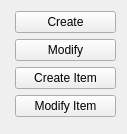
                 <widget class="QWidget" name="page_36">
                  <property name="geometry">
                   <rect>
                    <x>-44</x>
                    <y>0</y>
                    <width>127</width>
                    <height>134</height>
                   </rect>
                  </property>
                  <attribute name="label">
                   <string>Forms</string>
                  </attribute>
                  <layout class="QGridLayout" name="gridLayout_36">
                   <item row="3" column="1">
                    <widget class="QPushButton" name="QAct_Modify_Form">
                     <property name="text">
                      <string>Modify</string>
                     </property>
                    </widget>
                   </item>
                   <item row="4" column="1">
                    <widget class="QPushButton" name="QAct_Create_Form_Item">
                     <property name="text">
                      <string>Create Item</string>
                     </property>
                    </widget>
                   </item>
                   <item row="2" column="1">
                    <widget class="QPushButton" name="QAct_Create_Form">
                     <property name="text">
                      <string>Create</string>
                     </property>
                    </widget>
                   </item>
                   <item row="5" column="1">
                    <widget class="QPushButton" name="QAct_Modify_Form_Item">
                     <property name="text">
                      <string>Modify Item</string>
                     </property>
                    </widget>
                   </item>
                   <item row="6" column="1">
                    <spacer name="verticalSpacer_25">
                     <property name="orientation">
                      <enum>Qt::Vertical</enum>
                     </property>
                     <property name="sizeHint" stdset="0">
                      <size>
                       <width>101</width>
                       <height>29</height>
                      </size>
                     </property>
                    </spacer>
                   </item>
                   <item row="3" column="0">
                    <layout class="QGridLayout" name="gridLayout_54">
                     <item row="0" column="0">
                      <spacer name="horizontalSpacer_18">
                       <property name="orientation">
                        <enum>Qt::Horizontal</enum>
                       </property>
                       <property name="sizeHint" stdset="0">
                        <size>
                         <width>40</width>
                         <height>20</height>
                        </size>
                       </property>
                      </spacer>
                     </item>
                    </layout>
                   </item>
                  </layout>
                 </widget>
